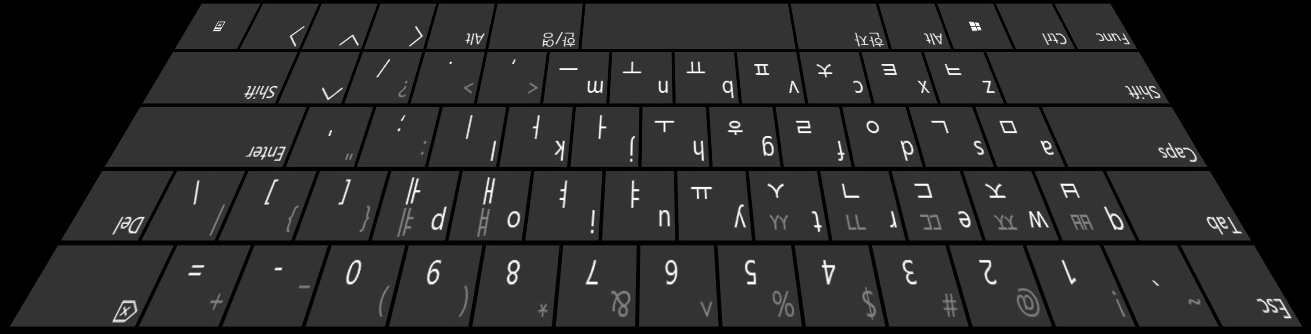
#> input picture prespimage.png, 1311 x 334 px, given in place of the camera
$ python candel2.py
#> lines starting #> are read from the running program, lines starting #| are printed output that depends on the picture; after the words box and inside, x2 and y2 are one past the last pixel; in counts of white or black regions, pixels touching at a corner belong together
#import
import numpy as np
import cv2
import imutils
import copy
import math

#constant

WIDTH = 640
HEIGHT = 480

CROP_HEIGHT_START_PERCENTAGE = 50
CROP_HEIGHT_END_PERCENTAGE = 100
CROP_WIDTH_START_PERCENTAGE = 20
CROP_WIDTH_END_PERCENTAGE = 80

hsp = (int)(HEIGHT*CROP_HEIGHT_START_PERCENTAGE/100)
hep = (int)(HEIGHT*CROP_HEIGHT_END_PERCENTAGE/100)
wsp = (int)(WIDTH*CROP_WIDTH_START_PERCENTAGE/100)
wep = (int)(WIDTH*CROP_WIDTH_END_PERCENTAGE/100)

cap = cv2.VideoCapture(2)

#*********************************************************
#**************************setup**************************
#*********************************************************

def cropImage(image):
    #hsp,hep,wsp,wep = height,width / start,end / percentage
    crop = image[hsp:hep,wsp:wep]
    return crop

while(True):
    #1 - load
    ret, image_ori = cap.read()
#> image_ori is the input picture: shape (334, 1311, 3); mean B, G, R 41.4, 41.4, 41.4
    image_ori = cv2.resize(image_ori, dsize=(640, 480))
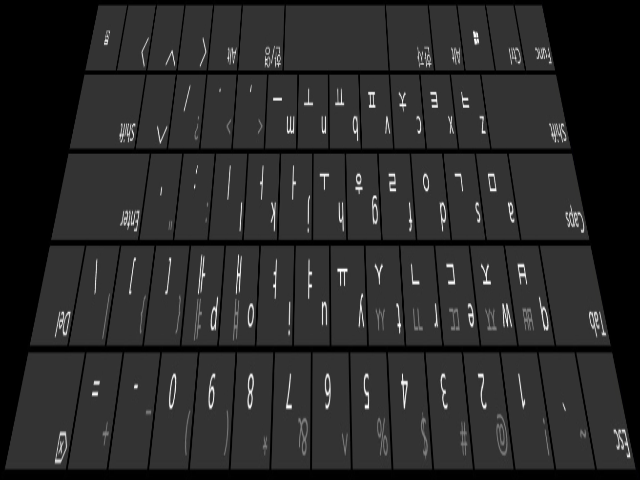
#> image_ori: shape (480, 640, 3); mean B, G, R 41.4, 41.3, 41.4
    image_crop = cropImage(image_ori)
#> in cropImage, `crop = image[hsp:hep,wsp:wep]`:
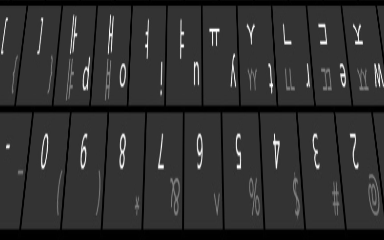
#> crop: shape (240, 384, 3); min 0, max 255, mean 48.8
    #2 - Gary
    image_gray = cv2.cvtColor(image_crop,cv2.COLOR_BGR2GRAY)
    #3 - edge detection (Canny)
    image_edge = cv2.Canny(image_gray, 30, 50, 7)
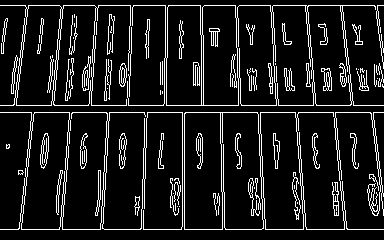
#> image_edge: shape (240, 384); 10.9% white in thin lines or dots
    cv2.imshow("edge dection", image_edge)
    #4 - Rotate
    image_rotated = imutils.rotate_bound(image_edge, 225)
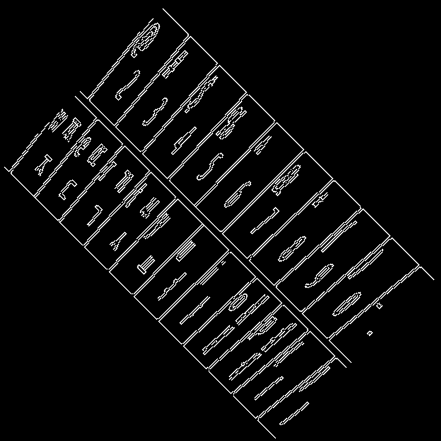
#> image_rotated: shape (441, 441); min 0, max 255, mean 13.1
    cv2.imshow("Rotate 45 Degrees", image_rotated)

    #5 - find contours, get largest one, get extrime points
    cnts = cv2.findContours(image_rotated, cv2.RETR_EXTERNAL, cv2.CHAIN_APPROX_SIMPLE)
#> cnts = 7 contours; box (x1, y1, x2, y2) and area: (79, 8, 435, 363) 38312, (3, 95, 347, 439) 34164, (61, 117, 82, 143) 200, (114, 69, 141, 101) 139, (279, 401, 310, 426) 120, (34, 154, 53, 177) 116, (366, 330, 373, 337) 20
    cnts = imutils.grab_contours(cnts)
    c = max(cnts, key=cv2.contourArea)
#> c = contour of 214 points, box (x1, y1, x2, y2) (79, 8, 435, 363), area 38312
    # determine the most extreme points along the contour
    extLeft = tuple(c[c[0:, :, 0].argmin()][0])
#> extLeft = (79, 91)
    extRight = tuple(c[c[:, :, 0].argmax()][0])
#> extRight = (434, 279)
    extTop = tuple(c[c[:, :, 1].argmin()][0])
#> extTop = (162, 8)
    extBot = tuple(c[c[:, :, 1].argmax()][0])
#> extBot = (350, 362)
    '''
    image_rotated_color = imutils.rotate_bound(image_crop, 45)
    image_rotated_color2 = image_rotated_color.copy()

    위의 두개는 바로 아래에서 이미지에 낙서를 해서 하나더만든거임
    TODO: 아래의 코드는 확인용이므로 지워도됨 그러나 프로젝트 끝날 때 까지는 살림
    draw the outline of the object, then draw each of the

    cv2.drawContours(image_rotated_color2, [c], -1, (0, 255, 255), 2)
    cv2.circle(image_rotated_color2, extLeft, 6, (0, 0, 255), -1)
    cv2.circle(image_rotated_color2, extRight, 6, (0, 255, 0), -1)
    cv2.circle(image_rotated_color2, extTop, 6, (255, 0, 0), -1)
    cv2.circle(image_rotated_color2, extBot, 6, (255, 255, 0), -1)
    cv2.imshow("6-contour image", image_rotated_color2)
    '''
    #7 - affine
    #add extra pixel
    OFFSET = 0
    aextLeft = np.asarray(extLeft)
#> aextLeft = [79, 91]
    aextRight = np.asarray(extRight)
#> aextRight = [434, 279]
    aextTop = np.asarray(extTop)
#> aextTop = [162, 8]
    aextBot = np.asarray(extBot)
#> aextBot = [350, 362]

    aextLeft += [-OFFSET,0]
    aextRight += [OFFSET,0]
    aextTop += [0,-OFFSET]
    aextBot += [0,OFFSET]

    pts1 = np.float32([aextBot,aextLeft,aextRight,aextTop])
#> pts1 = [[350, 362], [79, 91], [434, 279], [162, 8]]
    pts2 = np.float32([[0,0],[WIDTH,0],[0,HEIGHT],[WIDTH,HEIGHT]])
    matrix = cv2.getPerspectiveTransform(pts1,pts2)
#> matrix = [[-1.18, -1.19, 842.3], [2.9, -2.9, 34.82], [2.22e-05, 4.62e-08, 1]]
    image_affine = cv2.warpPerspective(image_rotated,matrix,(WIDTH,HEIGHT))
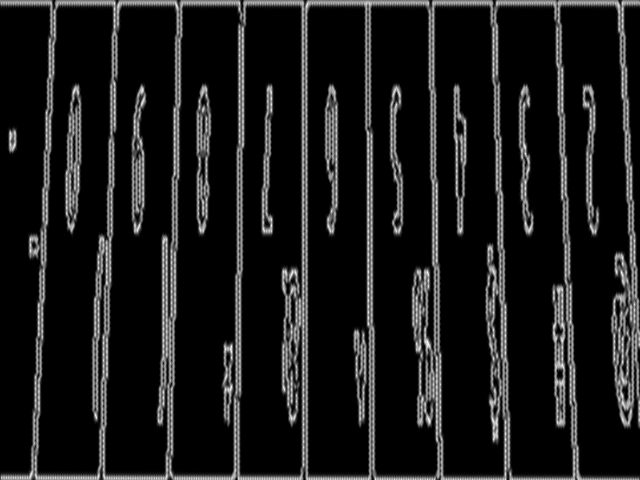
#> image_affine: shape (480, 640); min 0, max 250, mean 26.4

    cv2.imshow("7-affine ", image_affine)

    # Display the resulting frame
    #cv2.imshow("3-blur", image_blur)
    if cv2.waitKey(1) & 0xFF == ord('q'):
#> (key q is pressed here)
        break
cv2.destroyAllWindows()
